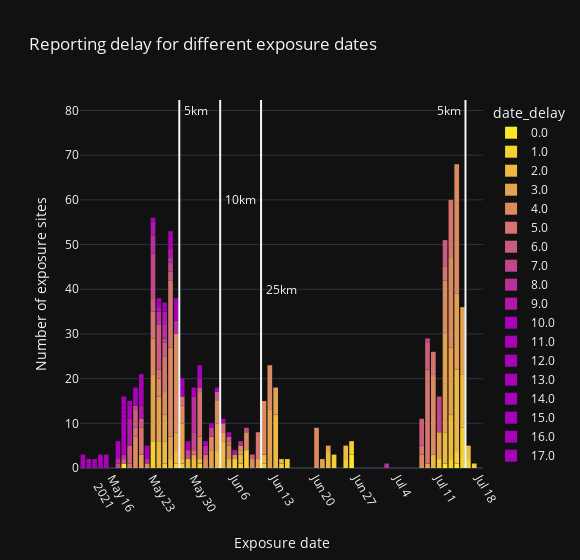

Source (notebook cell):
### Code cell
fig_repdelay = px.histogram(df_official.sort_values(by='date_delay'), 
                        x='Exposure_date_dtm', template='plotly_dark', 
                        color='date_delay', color_discrete_sequence=cols_cut, 
                        title='Reporting delay for different exposure dates', nbins=nbins.days+1)
fig_repdelay.add_vline(x=dt.datetime(2021, 5, 27, 12, 0))
fig_repdelay.add_annotation(x = '2021-05-27', y= 80, text='  5km', xanchor='left', ax=10, ay=20, showarrow=False)
fig_repdelay.add_vline(x=dt.datetime(2021, 6, 3, 12, 0))
fig_repdelay.add_annotation(x = '2021-06-03', y= 60, text='  10km', xanchor='left', ax=10, ay=20, showarrow=False)
fig_repdelay.add_vline(x=dt.datetime(2021, 6, 10, 12, 0))
fig_repdelay.add_annotation(x = '2021-06-10', y= 40, text='  25km', xanchor='left', ax=10, ay=20, showarrow=False)
fig_repdelay.add_vline(x=dt.datetime(2021, 7, 15, 12, 0))
fig_repdelay.add_annotation(x = '2021-07-15', y= 80, text='  5km', xanchor='right', ax=10, ay=20, showarrow=False)



fig_repdelay.update_layout(
    bargap=0.2, # gap between bars of adjacent location coordinates
    xaxis_title = "Exposure date", 
    yaxis_title = "Number of exposure sites", 
    width = width
)


fig_repdelay.update_xaxes(
    tickangle = 60, 
    nticks = 10,
    range=[df_official.Exposure_date_dtm.min() - dt.timedelta(hours=12), df_official.Added_date_dtm.max() + dt.timedelta(hours=12)]
)

fig_repdelay.show()

### Figure 1 — Plotly figure (JSON) as saved in the notebook; plotly's stock layout.template omitted (floating-point values rounded to 4 significant figures; data arrays with more than 128 entries replaced by an {"elided": "..."} marker saying what was removed)
{"data": [{"alignmentgroup": "True", "bingroup": "x", "hovertemplate": "date_delay=0.0<br>Exposure_date_dtm=%{x}<br>count=%{y}<extra></extra>", "legendgroup": "0.0", "marker": {"color": "rgb(253.0, 231.0, 37.0)"}, "name": "0.0", "nbinsx": 69, "offsetgroup": "0.0", "orientation": "v", "showlegend": true, "type": "histogram", "x": ["2021-07-14T00:00:00", "2021-06-26T00:00:00", "2021-07-12T00:00:00", "2021-06-26T00:00:00", "2021-06-26T00:00:00", "2021-05-18T00:00:00"], "xaxis": "x", "yaxis": "y"}, {"alignmentgroup": "True", "bingroup": "x", "hovertemplate": "date_delay=1.0<br>Exposure_date_dtm=%{x}<br>count=%{y}<extra></extra>", "legendgroup": "1.0", "marker": {"color": "rgb(244.5, 208.0, 51.7)"}, "name": "1.0", "nbinsx": 69, "offsetgroup": "1.0", "orientation": "v", "showlegend": true, "type": "histogram", "x": ["2021-06-14T00:00:00", "2021-06-15T00:00:00", "2021-06-23T00:00:00", "2021-05-31T00:00:00", "2021-06-23T00:00:00", "2021-06-23T00:00:00", "2021-06-15T00:00:00", "2021-05-23T00:00:00", "2021-05-23T00:00:00", "2021-05-23T00:00:00", "2021-05-23T00:00:00", "2021-05-23T00:00:00", "2021-05-23T00:00:00", "2021-06-25T00:00:00", "2021-06-25T00:00:00", "2021-07-14T00:00:00", "2021-07-15T00:00:00", "2021-07-16T00:00:00", "2021-07-15T00:00:00", "2021-07-15T00:00:00", "2021-07-15T00:00:00", "2021-07-15T00:00:00", "2021-07-15T00:00:00", "2021-07-15T00:00:00", "2021-07-16T00:00:00", "2021-07-14T00:00:00", "2021-05-25T00:00:00", "2021-06-08T00:00:00", "2021-07-17T00:00:00", "2021-06-08T00:00:00", "2021-07-14T00:00:00", "2021-07-15T00:00:00", "2021-05-28T00:00:00", "2021-06-26T00:00:00", "2021-07-15T00:00:00", "2021-06-26T00:00:00", "2021-05-27T00:00:00", "2021-07-13T00:00:00", "2021-06-07T00:00:00", "2021-06-08T00:00:00", "2021-07-11T00:00:00", "2021-06-06T00:00:00", "2021-07-13T00:00:00", "2021-07-11T00:00:00", "2021-06-06T00:00:00", "2021-06-11T00:00:00", "2021-06-26T00:00:00", "2021-06-08T00:00:00"], "xaxis": "x", "yaxis": "y"}, {"alignmentgroup": "True", "bingroup": "x", "hovertemplate": "date_delay=2.0<br>Exposure_date_dtm=%{x}<br>count=%{y}<extra></extra>", "legendgroup": "2.0", "marker": {"color": "rgb(236.0, 185.0, 66.4)"}, "name": "2.0", "nbinsx": 69, "offsetgroup": "2.0", "orientation": "v", "showlegend": true, "type": "histogram", "x": ["2021-07-15T00:00:00", "2021-05-24T00:00:00", "2021-07-15T00:00:00", "2021-07-15T00:00:00", "2021-05-25T00:00:00", "2021-07-15T00:00:00", "2021-07-15T00:00:00", "2021-07-15T00:00:00", "2021-05-24T00:00:00", "2021-06-05T00:00:00", "2021-05-24T00:00:00", "2021-05-24T00:00:00", "2021-05-24T00:00:00", "2021-06-05T00:00:00", "2021-07-15T00:00:00", "2021-07-15T00:00:00", "2021-07-15T00:00:00", "2021-05-25T00:00:00", "2021-07-14T00:00:00", "2021-07-14T00:00:00", "2021-06-07T00:00:00", "2021-06-07T00:00:00", "2021-07-14T00:00:00", "2021-07-14T00:00:00", "2021-07-14T00:00:00", "2021-07-15T00:00:00", "2021-07-14T00:00:00", "2021-07-14T00:00:00", "2021-07-14T00:00:00", "2021-07-14T00:00:00", "2021-05-25T00:00:00", "2021-05-25T00:00:00", "2021-05-25T00:00:00", "2021-07-16T00:00:00", "2021-07-14T00:00:00", "2021-05-24T00:00:00", "2021-07-16T00:00:00", "2021-06-04T00:00:00", "2021-06-22T00:00:00", "2021-06-22T00:00:00", "2021-05-30T00:00:00", "2021-06-22T00:00:00", "2021-05-30T00:00:00", "2021-06-04T00:00:00", "2021-06-13T00:00:00", "2021-06-13T00:00:00", "2021-06-14T00:00:00", "2021-06-13T00:00:00", "2021-06-13T00:00:00", "2021-06-13T00:00:00", "2021-06-13T00:00:00", "2021-06-13T00:00:00", "2021-06-13T00:00:00", "2021-06-03T00:00:00", "2021-06-25T00:00:00", "2021-06-25T00:00:00", "2021-06-13T00:00:00", "2021-05-31T00:00:00", "2021-06-22T00:00:00", "2021-07-14T00:00:00", "2021-06-25T00:00:00", "2021-06-03T00:00:00", "2021-07-16T00:00:00", "2021-07-13T00:00:00", "2021-07-15T00:00:00", "2021-07-15T00:00:00", "2021-06-03T00:00:00", "2021-05-27T00:00:00", "2021-06-03T00:00:00", "2021-05-27T00:00:00", "2021-05-27T00:00:00", "2021-07-14T00:00:00", "2021-07-14T00:00:00", "2021-06-13T00:00:00", "2021-05-28T00:00:00", "2021-06-11T00:00:00", "2021-06-11T00:00:00", "2021-06-13T00:00:00", "2021-06-13T00:00:00", "2021-06-04T00:00:00", "2021-06-04T00:00:00", "2021-06-04T00:00:00", "2021-07-13T00:00:00", "2021-07-13T00:00:00", "2021-07-13T00:00:00", "2021-07-13T00:00:00", "2021-07-12T00:00:00", "2021-07-12T00:00:00", "2021-07-12T00:00:00", "2021-07-13T00:00:00", "2021-07-12T00:00:00", "2021-07-13T00:00:00", "2021-07-13T00:00:00", "2021-06-04T00:00:00", "2021-07-12T00:00:00", "2021-07-12T00:00:00", "2021-07-13T00:00:00", "2021-07-12T00:00:00", "2021-05-26T00:00:00", "2021-07-13T00:00:00", "2021-07-14T00:00:00", "2021-07-14T00:00:00", "2021-07-10T00:00:00", "2021-07-14T00:00:00", "2021-05-26T00:00:00", "2021-07-14T00:00:00", "2021-07-14T00:00:00", "2021-07-10T00:00:00", "2021-05-29T00:00:00", "2021-07-10T00:00:00", "2021-05-29T00:00:00"], "xaxis": "x", "yaxis": "y"}, {"alignmentgroup": "True", "bingroup": "x", "hovertemplate": "date_delay=3.0<br>Exposure_date_dtm=%{x}<br>count=%{y}<extra></extra>", "legendgroup": "3.0", "marker": {"color": "rgb(227.5, 162.0, 81.1)"}, "name": "3.0", "nbinsx": 69, "offsetgroup": "3.0", "orientation": "v", "showlegend": true, "type": "histogram", "x": {"elided": "165 str values"}, "xaxis": "x", "yaxis": "y"}, {"alignmentgroup": "True", "bingroup": "x", "hovertemplate": "date_delay=4.0<br>Exposure_date_dtm=%{x}<br>count=%{y}<extra></extra>", "legendgroup": "4.0", "marker": {"color": "rgb(219.0, 139.0, 95.8)"}, "name": "4.0", "nbinsx": 69, "offsetgroup": "4.0", "orientation": "v", "showlegend": true, "type": "histogram", "x": {"elided": "210 str values"}, "xaxis": "x", "yaxis": "y"}, {"alignmentgroup": "True", "bingroup": "x", "hovertemplate": "date_delay=5.0<br>Exposure_date_dtm=%{x}<br>count=%{y}<extra></extra>", "legendgroup": "5.0", "marker": {"color": "rgb(210.5, 116.0, 110.5)"}, "name": "5.0", "nbinsx": 69, "offsetgroup": "5.0", "orientation": "v", "showlegend": true, "type": "histogram", "x": ["2021-05-26T00:00:00", "2021-07-13T00:00:00", "2021-05-20T00:00:00", "2021-07-13T00:00:00", "2021-05-20T00:00:00", "2021-07-13T00:00:00", "2021-07-13T00:00:00", "2021-07-13T00:00:00", "2021-05-26T00:00:00", "2021-05-26T00:00:00", "2021-05-26T00:00:00", "2021-05-26T00:00:00", "2021-05-23T00:00:00", "2021-07-13T00:00:00", "2021-07-13T00:00:00", "2021-05-21T00:00:00", "2021-05-19T00:00:00", "2021-07-13T00:00:00", "2021-07-09T00:00:00", "2021-05-23T00:00:00", "2021-05-21T00:00:00", "2021-05-25T00:00:00", "2021-07-09T00:00:00", "2021-05-25T00:00:00", "2021-07-09T00:00:00", "2021-07-09T00:00:00", "2021-05-25T00:00:00", "2021-05-25T00:00:00", "2021-05-25T00:00:00", "2021-07-09T00:00:00", "2021-05-26T00:00:00", "2021-07-09T00:00:00", "2021-07-09T00:00:00", "2021-07-09T00:00:00", "2021-07-09T00:00:00", "2021-07-09T00:00:00", "2021-07-09T00:00:00", "2021-07-09T00:00:00", "2021-07-09T00:00:00", "2021-05-26T00:00:00", "2021-05-21T00:00:00", "2021-07-09T00:00:00", "2021-05-25T00:00:00", "2021-05-21T00:00:00", "2021-05-21T00:00:00", "2021-05-21T00:00:00", "2021-05-23T00:00:00", "2021-07-09T00:00:00", "2021-07-09T00:00:00", "2021-07-12T00:00:00", "2021-07-12T00:00:00", "2021-05-25T00:00:00", "2021-07-09T00:00:00", "2021-05-26T00:00:00", "2021-05-24T00:00:00", "2021-05-24T00:00:00", "2021-07-10T00:00:00", "2021-07-10T00:00:00", "2021-07-10T00:00:00", "2021-07-10T00:00:00", "2021-05-25T00:00:00", "2021-07-12T00:00:00", "2021-05-26T00:00:00", "2021-07-09T00:00:00", "2021-05-26T00:00:00", "2021-07-13T00:00:00", "2021-05-31T00:00:00", "2021-07-13T00:00:00", "2021-05-26T00:00:00", "2021-05-26T00:00:00", "2021-07-13T00:00:00", "2021-07-09T00:00:00", "2021-07-13T00:00:00", "2021-05-28T00:00:00", "2021-07-10T00:00:00", "2021-05-23T00:00:00", "2021-05-23T00:00:00", "2021-07-08T00:00:00", "2021-05-28T00:00:00", "2021-05-30T00:00:00", "2021-07-08T00:00:00", "2021-05-31T00:00:00", "2021-05-31T00:00:00", "2021-05-31T00:00:00", "2021-06-04T00:00:00", "2021-05-31T00:00:00", "2021-05-31T00:00:00", "2021-05-31T00:00:00", "2021-05-31T00:00:00", "2021-06-05T00:00:00", "2021-05-31T00:00:00", "2021-06-10T00:00:00", "2021-06-04T00:00:00", "2021-06-01T00:00:00", "2021-06-10T00:00:00", "2021-05-26T00:00:00", "2021-05-26T00:00:00", "2021-07-09T00:00:00", "2021-07-09T00:00:00", "2021-07-13T00:00:00", "2021-05-26T00:00:00", "2021-05-31T00:00:00", "2021-06-10T00:00:00", "2021-06-10T00:00:00", "2021-05-23T00:00:00", "2021-06-10T00:00:00", "2021-06-10T00:00:00"], "xaxis": "x", "yaxis": "y"}, {"alignmentgroup": "True", "bingroup": "x", "hovertemplate": "date_delay=6.0<br>Exposure_date_dtm=%{x}<br>count=%{y}<extra></extra>", "legendgroup": "6.0", "marker": {"color": "rgb(202.0, 93.0, 125.19999999999999)"}, "name": "6.0", "nbinsx": 69, "offsetgroup": "6.0", "orientation": "v", "showlegend": true, "type": "histogram", "x": ["2021-07-08T00:00:00", "2021-07-09T00:00:00", "2021-05-24T00:00:00", "2021-05-24T00:00:00", "2021-07-08T00:00:00", "2021-05-24T00:00:00", "2021-06-09T00:00:00", "2021-07-09T00:00:00", "2021-05-24T00:00:00", "2021-07-08T00:00:00", "2021-05-24T00:00:00", "2021-07-09T00:00:00", "2021-05-31T00:00:00", "2021-05-24T00:00:00", "2021-05-25T00:00:00", "2021-05-25T00:00:00", "2021-05-24T00:00:00", "2021-05-24T00:00:00", "2021-07-08T00:00:00", "2021-07-09T00:00:00", "2021-07-09T00:00:00", "2021-05-24T00:00:00", "2021-07-08T00:00:00", "2021-06-05T00:00:00", "2021-05-24T00:00:00", "2021-05-21T00:00:00", "2021-07-09T00:00:00", "2021-05-20T00:00:00", "2021-05-23T00:00:00", "2021-07-12T00:00:00", "2021-07-12T00:00:00", "2021-05-20T00:00:00", "2021-07-12T00:00:00", "2021-05-25T00:00:00", "2021-07-12T00:00:00", "2021-05-19T00:00:00", "2021-06-03T00:00:00", "2021-05-20T00:00:00", "2021-05-19T00:00:00", "2021-05-19T00:00:00", "2021-05-19T00:00:00", "2021-07-12T00:00:00", "2021-05-23T00:00:00", "2021-05-18T00:00:00", "2021-05-23T00:00:00", "2021-06-03T00:00:00", "2021-07-12T00:00:00", "2021-07-08T00:00:00", "2021-05-21T00:00:00", "2021-05-20T00:00:00", "2021-05-26T00:00:00", "2021-05-26T00:00:00"], "xaxis": "x", "yaxis": "y"}, {"alignmentgroup": "True", "bingroup": "x", "hovertemplate": "date_delay=7.0<br>Exposure_date_dtm=%{x}<br>count=%{y}<extra></extra>", "legendgroup": "7.0", "marker": {"color": "rgb(193.5, 70.0, 139.89999999999998)"}, "name": "7.0", "nbinsx": 69, "offsetgroup": "7.0", "orientation": "v", "showlegend": true, "type": "histogram", "x": ["2021-07-11T00:00:00", "2021-07-11T00:00:00", "2021-07-11T00:00:00", "2021-07-11T00:00:00", "2021-05-23T00:00:00", "2021-05-23T00:00:00", "2021-05-23T00:00:00", "2021-05-23T00:00:00", "2021-05-26T00:00:00", "2021-05-23T00:00:00", "2021-05-23T00:00:00", "2021-05-26T00:00:00", "2021-06-02T00:00:00", "2021-05-23T00:00:00", "2021-05-23T00:00:00", "2021-05-23T00:00:00", "2021-05-30T00:00:00", "2021-05-23T00:00:00", "2021-07-09T00:00:00", "2021-05-17T00:00:00", "2021-05-29T00:00:00", "2021-05-20T00:00:00", "2021-05-25T00:00:00", "2021-05-29T00:00:00", "2021-06-02T00:00:00", "2021-05-30T00:00:00", "2021-05-30T00:00:00", "2021-07-11T00:00:00", "2021-07-11T00:00:00", "2021-07-11T00:00:00", "2021-07-11T00:00:00", "2021-05-30T00:00:00", "2021-06-08T00:00:00"], "xaxis": "x", "yaxis": "y"}, {"alignmentgroup": "True", "bingroup": "x", "hovertemplate": "date_delay=8.0<br>Exposure_date_dtm=%{x}<br>count=%{y}<extra></extra>", "legendgroup": "8.0", "marker": {"color": "rgb(185.0, 47.0, 154.6)"}, "name": "8.0", "nbinsx": 69, "offsetgroup": "8.0", "orientation": "v", "showlegend": true, "type": "histogram", "x": ["2021-05-23T00:00:00", "2021-05-22T00:00:00", "2021-05-24T00:00:00", "2021-06-01T00:00:00", "2021-05-24T00:00:00", "2021-05-24T00:00:00", "2021-05-25T00:00:00", "2021-05-23T00:00:00", "2021-05-25T00:00:00", "2021-05-25T00:00:00", "2021-05-23T00:00:00", "2021-06-01T00:00:00", "2021-05-23T00:00:00", "2021-05-26T00:00:00", "2021-05-30T00:00:00", "2021-05-30T00:00:00", "2021-05-30T00:00:00", "2021-05-30T00:00:00", "2021-05-30T00:00:00", "2021-05-30T00:00:00", "2021-05-30T00:00:00", "2021-06-07T00:00:00", "2021-07-02T00:00:00", "2021-05-30T00:00:00", "2021-05-18T00:00:00", "2021-05-17T00:00:00", "2021-05-27T00:00:00", "2021-05-27T00:00:00", "2021-05-27T00:00:00"], "xaxis": "x", "yaxis": "y"}, {"alignmentgroup": "True", "bingroup": "x", "hovertemplate": "date_delay=9.0<br>Exposure_date_dtm=%{x}<br>count=%{y}<extra></extra>", "legendgroup": "9.0", "marker": {"color": "rgb(176.5, 24.0, 169.29999999999998)"}, "name": "9.0", "nbinsx": 69, "offsetgroup": "9.0", "orientation": "v", "showlegend": true, "type": "histogram", "x": ["2021-05-25T00:00:00", "2021-05-19T00:00:00", "2021-05-25T00:00:00", "2021-06-06T00:00:00", "2021-05-25T00:00:00", "2021-05-26T00:00:00", "2021-05-26T00:00:00", "2021-05-31T00:00:00", "2021-05-24T00:00:00", "2021-05-23T00:00:00", "2021-05-19T00:00:00", "2021-05-23T00:00:00", "2021-05-21T00:00:00", "2021-05-21T00:00:00", "2021-05-31T00:00:00", "2021-05-21T00:00:00", "2021-05-23T00:00:00", "2021-05-19T00:00:00", "2021-05-19T00:00:00", "2021-05-19T00:00:00", "2021-05-19T00:00:00"], "xaxis": "x", "yaxis": "y"}, {"alignmentgroup": "True", "bingroup": "x", "hovertemplate": "date_delay=10.0<br>Exposure_date_dtm=%{x}<br>count=%{y}<extra></extra>", "legendgroup": "10.0", "marker": {"color": "rgb(168,1,184)"}, "name": "10.0", "nbinsx": 69, "offsetgroup": "10.0", "orientation": "v", "showlegend": true, "type": "histogram", "x": ["2021-05-30T00:00:00", "2021-05-20T00:00:00", "2021-05-30T00:00:00", "2021-05-25T00:00:00", "2021-05-24T00:00:00", "2021-06-01T00:00:00", "2021-05-20T00:00:00", "2021-06-05T00:00:00", "2021-05-18T00:00:00", "2021-05-18T00:00:00", "2021-05-31T00:00:00", "2021-05-18T00:00:00", "2021-05-18T00:00:00", "2021-05-20T00:00:00", "2021-05-21T00:00:00"], "xaxis": "x", "yaxis": "y"}, {"alignmentgroup": "True", "bingroup": "x", "hovertemplate": "date_delay=11.0<br>Exposure_date_dtm=%{x}<br>count=%{y}<extra></extra>", "legendgroup": "11.0", "marker": {"color": "rgb(168,1,184)"}, "name": "11.0", "nbinsx": 69, "offsetgroup": "11.0", "orientation": "v", "showlegend": true, "type": "histogram", "x": ["2021-05-29T00:00:00", "2021-05-19T00:00:00", "2021-06-04T00:00:00", "2021-05-31T00:00:00", "2021-05-19T00:00:00", "2021-05-29T00:00:00", "2021-05-19T00:00:00", "2021-05-31T00:00:00"], "xaxis": "x", "yaxis": "y"}, {"alignmentgroup": "True", "bingroup": "x", "hovertemplate": "date_delay=12.0<br>Exposure_date_dtm=%{x}<br>count=%{y}<extra></extra>", "legendgroup": "12.0", "marker": {"color": "rgb(168,1,184)"}, "name": "12.0", "nbinsx": 69, "offsetgroup": "12.0", "orientation": "v", "showlegend": true, "type": "histogram", "x": ["2021-05-28T00:00:00", "2021-05-18T00:00:00", "2021-06-03T00:00:00", "2021-05-28T00:00:00", "2021-05-18T00:00:00", "2021-05-18T00:00:00", "2021-05-18T00:00:00"], "xaxis": "x", "yaxis": "y"}, {"alignmentgroup": "True", "bingroup": "x", "hovertemplate": "date_delay=13.0<br>Exposure_date_dtm=%{x}<br>count=%{y}<extra></extra>", "legendgroup": "13.0", "marker": {"color": "rgb(168,1,184)"}, "name": "13.0", "nbinsx": 69, "offsetgroup": "13.0", "orientation": "v", "showlegend": true, "type": "histogram", "x": ["2021-05-28T00:00:00", "2021-05-28T00:00:00", "2021-05-27T00:00:00", "2021-05-14T00:00:00", "2021-05-14T00:00:00", "2021-05-14T00:00:00", "2021-05-17T00:00:00", "2021-05-17T00:00:00", "2021-06-02T00:00:00", "2021-05-17T00:00:00", "2021-05-17T00:00:00", "2021-05-27T00:00:00", "2021-05-27T00:00:00"], "xaxis": "x", "yaxis": "y"}, {"alignmentgroup": "True", "bingroup": "x", "hovertemplate": "date_delay=14.0<br>Exposure_date_dtm=%{x}<br>count=%{y}<extra></extra>", "legendgroup": "14.0", "marker": {"color": "rgb(168,1,184)"}, "name": "14.0", "nbinsx": 69, "offsetgroup": "14.0", "orientation": "v", "showlegend": true, "type": "histogram", "x": ["2021-05-13T00:00:00", "2021-05-26T00:00:00", "2021-05-26T00:00:00", "2021-05-18T00:00:00", "2021-05-26T00:00:00"], "xaxis": "x", "yaxis": "y"}, {"alignmentgroup": "True", "bingroup": "x", "hovertemplate": "date_delay=15.0<br>Exposure_date_dtm=%{x}<br>count=%{y}<extra></extra>", "legendgroup": "15.0", "marker": {"color": "rgb(168,1,184)"}, "name": "15.0", "nbinsx": 69, "offsetgroup": "15.0", "orientation": "v", "showlegend": true, "type": "histogram", "x": ["2021-05-27T00:00:00", "2021-05-15T00:00:00", "2021-05-15T00:00:00", "2021-05-27T00:00:00"], "xaxis": "x", "yaxis": "y"}, {"alignmentgroup": "True", "bingroup": "x", "hovertemplate": "date_delay=16.0<br>Exposure_date_dtm=%{x}<br>count=%{y}<extra></extra>", "legendgroup": "16.0", "marker": {"color": "rgb(168,1,184)"}, "name": "16.0", "nbinsx": 69, "offsetgroup": "16.0", "orientation": "v", "showlegend": true, "type": "histogram", "x": ["2021-05-26T00:00:00", "2021-05-15T00:00:00"], "xaxis": "x", "yaxis": "y"}, {"alignmentgroup": "True", "bingroup": "x", "hovertemplate": "date_delay=17.0<br>Exposure_date_dtm=%{x}<br>count=%{y}<extra></extra>", "legendgroup": "17.0", "marker": {"color": "rgb(168,1,184)"}, "name": "17.0", "nbinsx": 69, "offsetgroup": "17.0", "orientation": "v", "showlegend": true, "type": "histogram", "x": ["2021-05-25T00:00:00", "2021-05-13T00:00:00"], "xaxis": "x", "yaxis": "y"}, {"alignmentgroup": "True", "bingroup": "x", "hovertemplate": "date_delay=18.0<br>Exposure_date_dtm=%{x}<br>count=%{y}<extra></extra>", "legendgroup": "18.0", "marker": {"color": "rgb(168,1,184)"}, "name": "18.0", "nbinsx": 69, "offsetgroup": "18.0", "orientation": "v", "showlegend": true, "type": "histogram", "x": ["2021-05-12T00:00:00", "2021-05-24T00:00:00"], "xaxis": "x", "yaxis": "y"}, {"alignmentgroup": "True", "bingroup": "x", "hovertemplate": "date_delay=19.0<br>Exposure_date_dtm=%{x}<br>count=%{y}<extra></extra>", "legendgroup": "19.0", "marker": {"color": "rgb(168,1,184)"}, "name": "19.0", "nbinsx": 69, "offsetgroup": "19.0", "orientation": "v", "showlegend": true, "type": "histogram", "x": ["2021-05-12T00:00:00", "2021-05-23T00:00:00"], "xaxis": "x", "yaxis": "y"}, {"alignmentgroup": "True", "bingroup": "x", "hovertemplate": "date_delay=20.0<br>Exposure_date_dtm=%{x}<br>count=%{y}<extra></extra>", "legendgroup": "20.0", "marker": {"color": "rgb(168,1,184)"}, "name": "20.0", "nbinsx": 69, "offsetgroup": "20.0", "orientation": "v", "showlegend": true, "type": "histogram", "x": ["2021-05-22T00:00:00", "2021-05-11T00:00:00", "2021-05-11T00:00:00", "2021-05-22T00:00:00", "2021-05-11T00:00:00", "2021-05-22T00:00:00"], "xaxis": "x", "yaxis": "y"}, {"alignmentgroup": "True", "bingroup": "x", "hovertemplate": "date_delay=21.0<br>Exposure_date_dtm=%{x}<br>count=%{y}<extra></extra>", "legendgroup": "21.0", "marker": {"color": "rgb(168,1,184)"}, "name": "21.0", "nbinsx": 69, "offsetgroup": "21.0", "orientation": "v", "showlegend": true, "type": "histogram", "x": ["2021-05-21T00:00:00", "2021-05-21T00:00:00", "2021-05-21T00:00:00", "2021-05-21T00:00:00", "2021-05-21T00:00:00"], "xaxis": "x", "yaxis": "y"}, {"alignmentgroup": "True", "bingroup": "x", "hovertemplate": "date_delay=22.0<br>Exposure_date_dtm=%{x}<br>count=%{y}<extra></extra>", "legendgroup": "22.0", "marker": {"color": "rgb(168,1,184)"}, "name": "22.0", "nbinsx": 69, "offsetgroup": "22.0", "orientation": "v", "showlegend": true, "type": "histogram", "x": ["2021-05-20T00:00:00"], "xaxis": "x", "yaxis": "y"}, {"alignmentgroup": "True", "bingroup": "x", "hovertemplate": "date_delay=23.0<br>Exposure_date_dtm=%{x}<br>count=%{y}<extra></extra>", "legendgroup": "23.0", "marker": {"color": "rgb(168,1,184)"}, "name": "23.0", "nbinsx": 69, "offsetgroup": "23.0", "orientation": "v", "showlegend": true, "type": "histogram", "x": ["2021-05-19T00:00:00"], "xaxis": "x", "yaxis": "y"}, {"alignmentgroup": "True", "bingroup": "x", "hovertemplate": "date_delay=24.0<br>Exposure_date_dtm=%{x}<br>count=%{y}<extra></extra>", "legendgroup": "24.0", "marker": {"color": "rgb(168,1,184)"}, "name": "24.0", "nbinsx": 69, "offsetgroup": "24.0", "orientation": "v", "showlegend": true, "type": "histogram", "x": ["2021-05-18T00:00:00", "2021-05-21T00:00:00"], "xaxis": "x", "yaxis": "y"}, {"alignmentgroup": "True", "bingroup": "x", "hovertemplate": "date_delay=25.0<br>Exposure_date_dtm=%{x}<br>count=%{y}<extra></extra>", "legendgroup": "25.0", "marker": {"color": "rgb(168,1,184)"}, "name": "25.0", "nbinsx": 69, "offsetgroup": "25.0", "orientation": "v", "showlegend": true, "type": "histogram", "x": ["2021-05-18T00:00:00"], "xaxis": "x", "yaxis": "y"}, {"alignmentgroup": "True", "bingroup": "x", "hovertemplate": "date_delay=27.0<br>Exposure_date_dtm=%{x}<br>count=%{y}<extra></extra>", "legendgroup": "27.0", "marker": {"color": "rgb(168,1,184)"}, "name": "27.0", "nbinsx": 69, "offsetgroup": "27.0", "orientation": "v", "showlegend": true, "type": "histogram", "x": ["2021-05-18T00:00:00", "2021-05-18T00:00:00"], "xaxis": "x", "yaxis": "y"}], "layout": {"annotations": [{"ax": 10, "ay": 20, "showarrow": false, "text": "  5km", "x": "2021-05-27", "xanchor": "left", "y": 80}, {"ax": 10, "ay": 20, "showarrow": false, "text": "  10km", "x": "2021-06-03", "xanchor": "left", "y": 60}, {"ax": 10, "ay": 20, "showarrow": false, "text": "  25km", "x": "2021-06-10", "xanchor": "left", "y": 40}, {"ax": 10, "ay": 20, "showarrow": false, "text": "  5km", "x": "2021-07-15", "xanchor": "right", "y": 80}], "bargap": 0.2, "barmode": "relative", "legend": {"title": {"text": "date_delay"}, "tracegroupgap": 0}, "shapes": [{"type": "line", "x0": "2021-05-27T12:00:00", "x1": "2021-05-27T12:00:00", "xref": "x", "y0": 0, "y1": 1, "yref": "y domain"}, {"type": "line", "x0": "2021-06-03T12:00:00", "x1": "2021-06-03T12:00:00", "xref": "x", "y0": 0, "y1": 1, "yref": "y domain"}, {"type": "line", "x0": "2021-06-10T12:00:00", "x1": "2021-06-10T12:00:00", "xref": "x", "y0": 0, "y1": 1, "yref": "y domain"}, {"type": "line", "x0": "2021-07-15T12:00:00", "x1": "2021-07-15T12:00:00", "xref": "x", "y0": 0, "y1": 1, "yref": "y domain"}], "title": {"text": "Reporting delay for different exposure dates"}, "width": 580, "xaxis": {"anchor": "y", "domain": [0, 1], "nticks": 10, "range": ["2021-05-10T12:00:00", "2021-07-18T12:00:00"], "tickangle": 60, "title": {"text": "Exposure date"}}, "yaxis": {"anchor": "x", "domain": [0, 1], "title": {"text": "Number of exposure sites"}}}}
